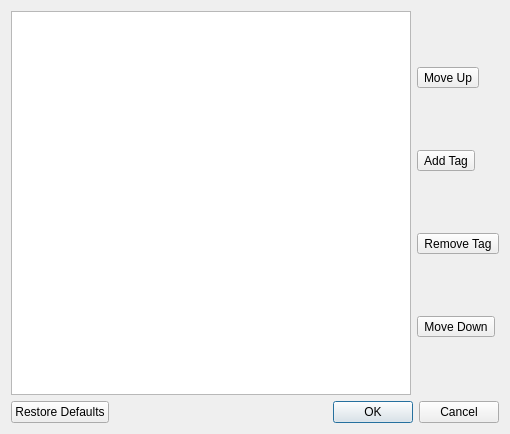
<?xml version="1.0" encoding="UTF-8"?>
<ui version="4.0">
 <class>TagDialog</class>
 <widget class="QDialog" name="TagDialog">
  <property name="geometry">
   <rect>
    <x>0</x>
    <y>0</y>
    <width>510</width>
    <height>434</height>
   </rect>
  </property>
  <property name="windowTitle">
   <string>Dialog</string>
  </property>
  <layout class="QVBoxLayout" name="verticalLayout_2" stretch="10,0">
   <item>
    <layout class="QHBoxLayout" name="horizontalLayout">
     <item>
      <widget class="QTableView" name="tag_table">
       <property name="alternatingRowColors">
        <bool>true</bool>
       </property>
       <property name="selectionMode">
        <enum>QAbstractItemView::SelectionMode::SingleSelection</enum>
       </property>
       <property name="selectionBehavior">
        <enum>QAbstractItemView::SelectionBehavior::SelectRows</enum>
       </property>
       <property name="showGrid">
        <bool>true</bool>
       </property>
       <attribute name="horizontalHeaderStretchLastSection">
        <bool>true</bool>
       </attribute>
       <attribute name="verticalHeaderVisible">
        <bool>false</bool>
       </attribute>
      </widget>
     </item>
     <item>
      <layout class="QVBoxLayout" name="verticalLayout">
       <item>
        <widget class="QToolButton" name="up_toolbutton">
         <property name="text">
          <string>Move Up</string>
         </property>
         <property name="icon">
          <iconset theme="QIcon::ThemeIcon::GoUp"/>
         </property>
        </widget>
       </item>
       <item>
        <widget class="QToolButton" name="add_toolbutton">
         <property name="text">
          <string>Add Tag</string>
         </property>
         <property name="icon">
          <iconset theme="QIcon::ThemeIcon::ListAdd"/>
         </property>
        </widget>
       </item>
       <item>
        <widget class="QToolButton" name="remove_toolbutton">
         <property name="text">
          <string>Remove Tag</string>
         </property>
         <property name="icon">
          <iconset theme="QIcon::ThemeIcon::ListRemove"/>
         </property>
        </widget>
       </item>
       <item>
        <widget class="QToolButton" name="down_toolbutton">
         <property name="text">
          <string>Move Down</string>
         </property>
         <property name="icon">
          <iconset theme="QIcon::ThemeIcon::GoDown"/>
         </property>
        </widget>
       </item>
      </layout>
     </item>
    </layout>
   </item>
   <item>
    <widget class="QDialogButtonBox" name="button_box">
     <property name="orientation">
      <enum>Qt::Orientation::Horizontal</enum>
     </property>
     <property name="standardButtons">
      <set>QDialogButtonBox::StandardButton::Cancel|QDialogButtonBox::StandardButton::Ok|QDialogButtonBox::StandardButton::RestoreDefaults</set>
     </property>
    </widget>
   </item>
  </layout>
 </widget>
 <resources/>
 <connections>
  <connection>
   <sender>button_box</sender>
   <signal>accepted()</signal>
   <receiver>TagDialog</receiver>
   <slot>accept()</slot>
   <hints>
    <hint type="sourcelabel">
     <x>248</x>
     <y>254</y>
    </hint>
    <hint type="destinationlabel">
     <x>157</x>
     <y>274</y>
    </hint>
   </hints>
  </connection>
  <connection>
   <sender>button_box</sender>
   <signal>rejected()</signal>
   <receiver>TagDialog</receiver>
   <slot>reject()</slot>
   <hints>
    <hint type="sourcelabel">
     <x>316</x>
     <y>260</y>
    </hint>
    <hint type="destinationlabel">
     <x>286</x>
     <y>274</y>
    </hint>
   </hints>
  </connection>
 </connections>
</ui>
